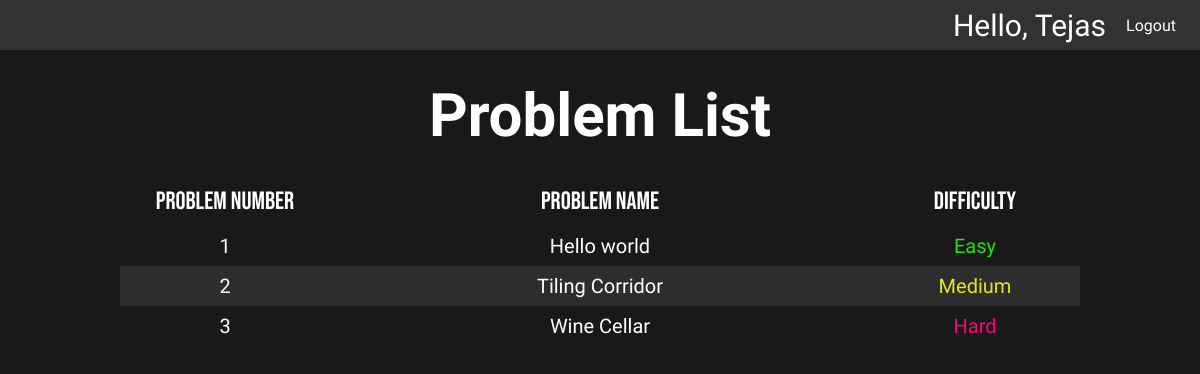
The app's page /problems/ (signed in) with its own data.
### OJ/models.py (models this page shows)
class Problem(models.Model):
    problemStatement = models.CharField(max_length=20000)
    problemName = models.CharField(max_length=500)
    problemDifficulty = models.CharField(max_length=100)

### OJ/views.py (the view)
# urls.py: path('problems/', views.problemsList, name="Problems"),
@login_required(login_url='Login')
def problemsList(request):
    try:
        problem_list = Problem.objects.order_by('problemDifficulty')
    except Problem.DoesNotExist:
        raise Http404("Question does not exist")
    return render(request, 'OJ/problemList.html', {'problem_list': problem_list})

### OJ/templates/OJ/problemList.html (shortened to what this page needs)
{% load static %}
<!doctype html>
<html lang="en">
    <head>
        <link rel="stylesheet" href="{% static 'utilities.css' %}">
        <link rel="stylesheet" href="{% static 'problemList.css' %}">
    </head>
    <body class="PL-body">
        {% include './navbar.html' %}
        <div class="PL-list-container">
            <div class="PL-heading font-style-rajdhani"><h1>Problem List</h1></div>
            <div class="PL-list-header font-style-bebas-neue">
                <div class="PL-header-elements">Problem number</div>
                <div class="PL-header-elements">Problem name</div>
                <div class="PL-header-elements">Difficulty</div>
            </div>
            {% for problem in problem_list %}
            <div class="PL-list-item font-style-hind">
                <div class="PL-problem-id"></div>
                <div class="PL-problem-name">
                    <a class="PL-problem-name" href="{% url 'Details' problem.id %}">{{ problem.problemName }}</a>
                </div>
                <div class="PL-problem-difficulty" difficulty-value={{ problem.problemDifficulty }}></div>
            </div>
            {% endfor %}
        </div>
    </body>
</html>

### OJ/templates/OJ/navbar.html
{% load static %}
<link rel="stylesheet" href="{% static 'css/navbar.css' %}">
<nav class="navbar-nav">
  <div class="navbar-logo"></div>
  <ul class="navbar-ul" style="margin: 0px;">
    <li class="hello-msg">Hello, {{ request.user }}</li>
    <li><a class="navbar-logout" href="{% url 'Logout' %}">Logout</a></li>
  </ul>
</nav>

### OJ/templates/OJ/css/utilities.css (style rules this page uses)
.font-style-rajdhani { font-family: 'Rajdhani', sans-serif; }
.font-style-hind { font-family: 'Hind', sans-serif; }
.font-style-bebas-neue { font-family: 'Bebas Neue', cursive; }

### OJ/templates/OJ/css/problemList.css (style rules this page uses)
* { margin: 0; padding: 0; }
.PL-body { background-color: rgb(25, 25, 25); }
.PL-heading { display: flex; margin: 0 auto; justify-content: center; padding: 30px; font-size: 30px; }
.PL-list-container { justify-content: center; width: 80vw; height: 90vh; margin: auto; }
.PL-list-header { width: 80vw; height: 40px; display: grid; justify-content: center; color: white; grid-template-columns: 150px 600px 150px; margin: 0px 0px 5px 0px; }
.PL-header-elements { display: flex; justify-content: center; align-items: center; font-size: 25px; }
.PL-list-item-odd { width: 80vw; height: 40px; display: grid; justify-content: center; grid-template-columns: 150px 600px 150px; color: white; background-color: rgb(25, 25, 25); }
.PL-list-item-even { width: 80vw; height: 40px; display: grid; justify-content: center; grid-template-columns: 150px 600px 150px; color: white; background-color: rgb(45, 45, 45); }
.PL-problem-id { display: flex; justify-content: center; align-items: center; font-size: 20px; }
.PL-problem-name { display: flex; justify-content: center; align-items: center; text-decoration: none; font-size: 20px; color: white; }
.PL-problem-difficulty { display: flex; justify-content: center; align-items: center; }
.PL-heading h1 { color: white; }

### OJ/templates/OJ/css/css/navbar.css (style rules this page uses)
* { margin: 0; padding: 0; }
.navbar-nav { display: grid; grid-template-columns: 50px calc(100vw - 50px); height: 50px; width: 100vw; background-color: rgb(50, 50, 50); }
.navbar-ul { list-style: none; display: flex; align-items: center; justify-content: flex-end; }
.hello-msg { font-family: 'Ms Madi', cursive; font-size: 30px; color: #fff; margin-right: 20px; }
.navbar-logout { font-family: 'Hind', sans-serif; color: white; text-decoration: none; margin: 0 2vw 0 0; }

### records on screen
Problem: problemName "Hello world"
Problem: problemName "Tiling Corridor", {{ problem.problemDifficulty }} 3 (drawn)
Problem: problemName "Wine Cellar", {{ problem.problemDifficulty }} 5 (drawn)

### other values on screen
{{ request.user }} "Tejas"
